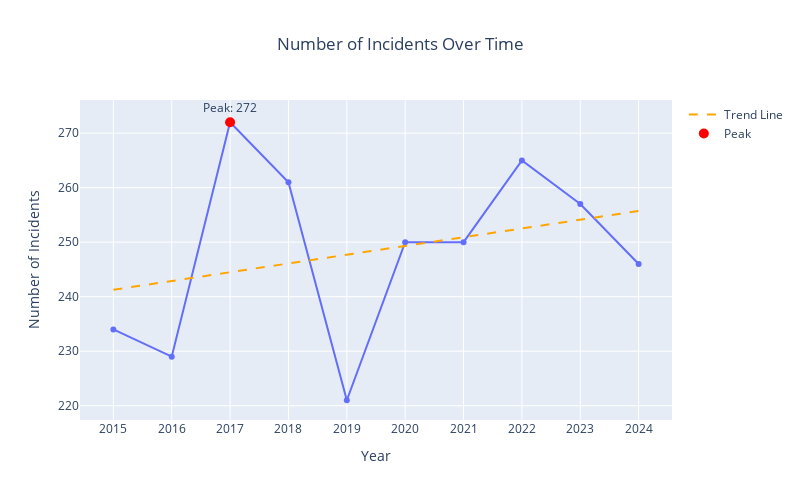

The cell this chart's notebook holds for it:
### Markdown cell above
## **2.1. Cybersecurity Incidents Over the Years**🌐
### **2.1.1. Chart of number of incidents overtime:**

### Code cell
incident_trends = cybersec_cleaned.groupby('Year', observed=False).size().reset_index(name='Incident Count')
x = incident_trends['Year']
y = incident_trends['Incident Count']
coef = np.polyfit(x, y, 1)
trend = np.poly1d(coef)
incident_trends['Trend'] = trend(x)

# Find peak point
max_idx = incident_trends['Incident Count'].idxmax()
max_year = incident_trends.loc[max_idx, 'Year']
max_value = incident_trends.loc[max_idx, 'Incident Count']

fig = px.line(incident_trends, x='Year', y='Incident Count',
              title='Number of Incidents Over Time',
              labels={'Year': 'Year', 'Incident Count': 'Number of Incidents'},
              markers=True)

# Insert Tendency line
fig.add_trace(go.Scatter(
    x=incident_trends['Year'],
    y=incident_trends['Trend'],
    mode='lines',
    name='Trend Line',
    line=dict(color='orange', dash='dash')
))

# Insert Peak
fig.add_trace(go.Scatter(
    x=[max_year],
    y=[max_value],
    mode='markers+text',
    name='Peak',
    marker=dict(color='red', size=10),
    text=[f"Peak: {max_value}"],
    textposition='top center'
))
fig.update_layout(title_x=0.5, xaxis=dict(tickmode='linear'), width=800, height=500)
fig.show()

### Figure 1 — Plotly figure (JSON) as saved in the notebook; plotly's stock layout.template omitted (floating-point values rounded to 4 significant figures)
{"data": [{"hovertemplate": "Year=%{x}<br>Number of Incidents=%{y}<extra></extra>", "legendgroup": "", "line": {"color": "#636efa", "dash": "solid"}, "marker": {"symbol": "circle"}, "mode": "lines+markers", "name": "", "orientation": "v", "showlegend": false, "type": "scatter", "x": [2015, 2016, 2017, 2018, 2019, 2020, 2021, 2022, 2023, 2024], "xaxis": "x", "y": [234, 229, 272, 261, 221, 250, 250, 265, 257, 246], "yaxis": "y"}, {"line": {"color": "orange", "dash": "dash"}, "mode": "lines", "name": "Trend Line", "type": "scatter", "x": [2015, 2016, 2017, 2018, 2019, 2020, 2021, 2022, 2023, 2024], "y": [241.3, 242.9, 244.5, 246.1, 247.7, 249.3, 250.9, 252.5, 254.1, 255.7]}, {"marker": {"color": "red", "size": 10}, "mode": "markers+text", "name": "Peak", "text": ["Peak: 272"], "textposition": "top center", "type": "scatter", "x": [2017], "y": [272]}], "layout": {"height": 500, "legend": {"tracegroupgap": 0}, "title": {"text": "Number of Incidents Over Time", "x": 0.5}, "width": 800, "xaxis": {"anchor": "y", "domain": [0, 1], "tickmode": "linear", "title": {"text": "Year"}}, "yaxis": {"anchor": "x", "domain": [0, 1], "title": {"text": "Number of Incidents"}}}}
